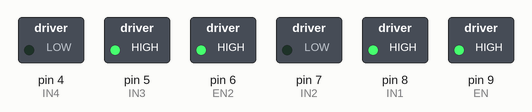
Simulated run of this sketch. Board: Arduino Uno, built with avr-gcc and run on an emulated ATmega328P. Shown: switched loads named in the sketch (green lamp = pin HIGH).

Above: at 1.5 s.
At 4.0 s:
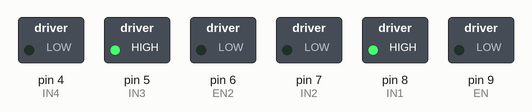
Timing chart, 0 to 5.8 s (numbered marks = the images above):
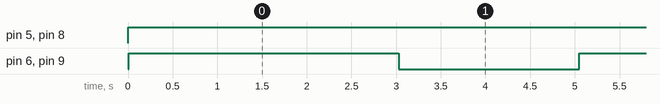

Measured:
- by itself, pin 5 (IN3), pin 8 (IN1): LOW → HIGH at 0.00 s
- by itself, pin 6 (EN2), pin 9 (EN): alternates HIGH for 3.0 s and LOW for 2.0 s
- by itself, everything shown: repeats every 5.0 s, in 4 steps

The sketch:

MotorTesting4081A.ino
```cpp
/*
This code is for testing two DC motors using an Arduino.
It allows for changing direction, and speed control using PWM.

*/


#define IN1 8
#define IN2 7
#define EN 9  // Must be a PWM-capable pin

#define IN3 5
#define IN4 4
#define EN2 6  // Must be a PWM-capable pin for second motor

// Settings
const int rampDelay = 10;       // Time between PWM steps (ms)
const int deadZoneDelay = 250;  // Delay after stopping motor (ms)

void setup() {
  pinMode(IN1, OUTPUT);
  pinMode(IN2, OUTPUT);
  pinMode(EN, OUTPUT);
  pinMode(IN3, OUTPUT);
  pinMode(IN4, OUTPUT);
  pinMode(EN2, OUTPUT);
}

void loop() {
    // Rotate forward
    digitalWrite(IN1, HIGH);
    digitalWrite(IN2, LOW);

    digitalWrite(IN3, HIGH);
    digitalWrite(IN4, LOW);

    setSpeed(EN, 255);
    setSpeed(EN2, 255);
    delay(3000);
    setSpeed(EN, 0);
    setSpeed(EN2, 0);

    delay(2000);

}

void setSpeed(int motor ,int speed) {
    analogWrite(motor, speed);
    delay(rampDelay);
}

void setDirection(int motor, bool forward) {
    if (motor == EN) {
        digitalWrite(IN1, forward ? HIGH : LOW);
        digitalWrite(IN2, forward ? LOW : HIGH);
    } else if (motor == EN2) {
        digitalWrite(IN3, forward ? HIGH : LOW);
        digitalWrite(IN4, forward ? LOW : HIGH);
    }
}
void speedTest(int motor) {
    for (int speed = 0; speed <= 255; speed += 5) {
        analogWrite(motor, speed);
        delay(rampDelay);
    }
    for (int speed = 255; speed >= 0; speed -= 5) {
        analogWrite(motor, speed);
        delay(rampDelay);
    }
}
```
